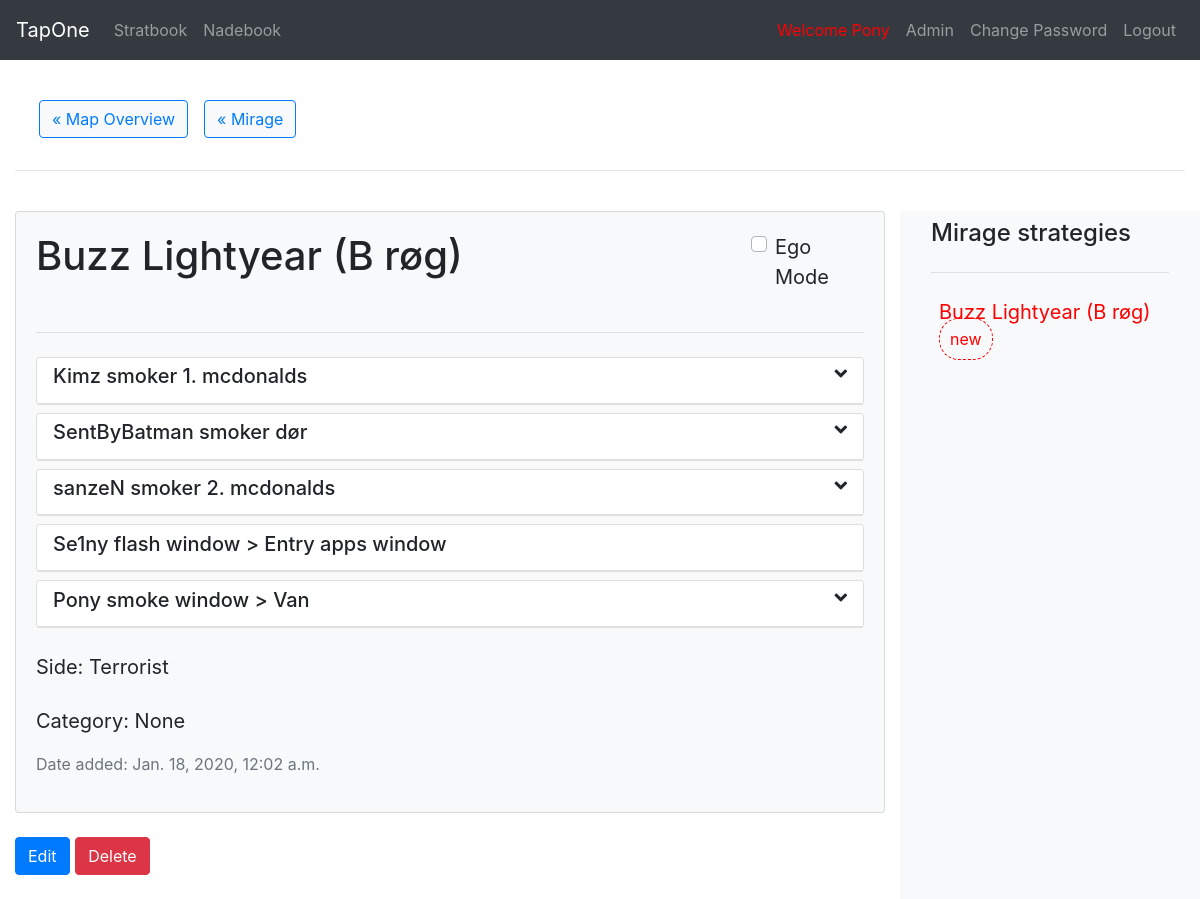
The page /stratbook/strat/1/ (signed in) on the database as committed earlier.
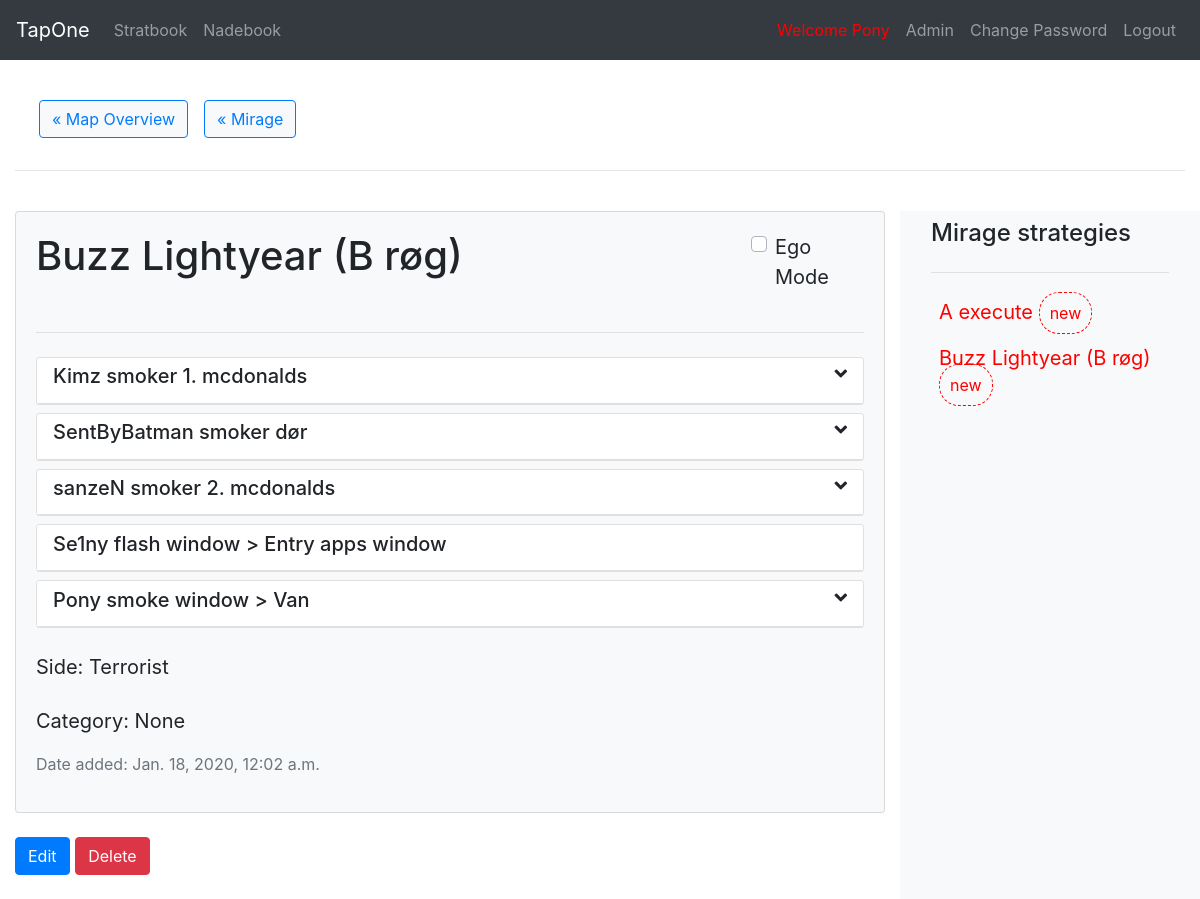
The same page on the database as committed later.
### StratBook/models.py (models this page shows, shortened)
class Bullet(models.Model):
    text = models.CharField(max_length=200, blank=True)
    strategy = models.ForeignKey(Strategy, on_delete=models.CASCADE)
    player = models.ForeignKey(get_user_model(),
            on_delete=models.SET_NULL, blank=True, null=True)
    nade = models.ForeignKey(Nade, on_delete=models.SET_NULL, blank=True, null=True)
    def replace_player_text(self):
        if self.player:
            name = self.player.username
            return self.text.replace("@player", name)
        else:
            return self.text

class Strategy(models.Model):
    TEAM_CHOICES = [
        ('T', 'Terrorist'),
        ('CT', 'Counter-Terrorist')
    ]
    map_name = models.ForeignKey(Map, on_delete=models.CASCADE)
    name = models.CharField(max_length=200)
    team = models.CharField(max_length=2, choices=TEAM_CHOICES)
    added_date = models.DateTimeField('date added', default=timezone.now)
    updated_date = models.DateTimeField('date added', default=timezone.now)
    category = models.ForeignKey(Category, null=True, blank=True, on_delete=models.SET_NULL)
    is_hidden = models.BooleanField(default=False)
    def team_text(self):
        for (t, name) in self.TEAM_CHOICES:
            if self.team == t:
                return name
    def is_new(self):
        time_between_insertion =  timezone.now() - self.updated_date
        return time_between_insertion.days < 7
    def bullets(self):
        return self.bullet_set.order_by(F('player__playerordering__number').asc(nulls_last=True))

class Map(models.Model):
    name = models.CharField(max_length=50)
    active_duty = models.BooleanField(default=True)
    img = models.ImageField(upload_to=map_directory_path, blank=True, null=True)
    def __str__(self):
        return self.name
    def ct_strategies(self):
        return self.strategy_set.filter(team='CT').order_by(F('category__ordering').asc(nulls_last=True), 'name')
    def t_strategies(self):
        return self.strategy_set.filter(team='T').order_by(F('category__ordering').asc(nulls_last=True), 'name')

### StratBook/views.py (the view)
# urls.py: path('strat/<int:pk>/', views.StrategyDetailView.as_view(), name="strat"),
@method_decorator(login_required, name='dispatch')
@method_decorator(permission_required('StratBook.view_strategy', raise_exception=True), name ='dispatch')
class StrategyDetailView(generic.DetailView):
    model = Strategy
    template_name = 'StratBook/strat_detail.html'
    context_object_name = 'strat'

### StratBook/models.py (called while the page is built)
    def get_setup_image_url(self):
        if (self.setup_img):
            return self.setup_img.url
        if (self.setup_img_link):
            return self.setup_img_link
        return ''

    def get_image_url(self):
        if (self.img):
            return self.img.url
        if (self.img_link):
            return self.img_link
        return ''

    def type_text(self):
        for (t, name) in self.NADE_TYPE_CHOICES:
            if self.nade_type == t:
                return name

    def has_setup(self):
        if (self.setup_img):
            return True
        elif (self.setup_img_link):
            return True
        else:
            return False

### StratBook/templates/StratBook/strat_detail.html (shortened to what this page needs)
{% extends "base.html" %}
{% load static %}
{% block content %}
<link rel="stylesheet" type="text/css" href={% static 'StratBook/css/strat_detail.css' %}>
{% include 'StratBook/_mini_nav.html' %}
<hr>
<div class="row">
  <div class="col-9">
    <div class="card bg-light mt-4">
      <div class="card-body">
        <div class="row">
          <div class="col-md-10">
            <h1 class="card-title">{{strat.name}}</h1>
          </div>
          <div class="col-md-2">
            <div class="custom-control custom-checkbox mb-4">
              <label class="custom-control-label" for="egoCheck">Ego Mode</label>
            </div>
          </div>
        </div>
        <hr>
        <p class="card-text">
          <div id="bullets">
            {% if not strat.bullet_set.all %}
              <p class="text-muted">
                <small>No description available for this strategy</small>
              </p>
            {% else %}
              {% for bullet in strat.bullets %}
                {% include 'StratBook/_bullet_card.html' %}
              {% endfor %}
            {% endif %}
          </div>
          <p class="team mt-4">Side: {{strat.team_text}}</p>
          <p class="team mt-4">Category: {{strat.category}}</p>
          <p class="date text-muted">
            <small>Date added: {{strat.added_date}}</small>
          </p>
        </p>
      </div>
    </div>
    {% if perms.StratBook.change_strategy %}
      <a class="btn btn-primary mb-4 mt-4" href={% url 'StratBook:update_strat' strat.id %}>Edit</a>
    {% endif %}
    {% if perms.StratBook.delete_strategy %}
      <a class="btn btn-danger mb-4 mt-4" href={% url 'StratBook:delete_strat' strat.id %}>Delete</a>
    {% endif %}
  </div>
  <div class="col-3 mt-4 bg-light">
    {% include 'StratBook/_detail_sidebar.html' %}
  </div>
</div>
{% endblock %}

### StratBook/templates/StratBook/_mini_nav.html (shortened to what this page needs)
<nav class="navbar navbar-expand-sm">
  <ul class="navbar-nav mr-auto">
    <li class="nav-link">
            <a class="btn btn-outline-primary btn-light"
                    href={% url 'StratBook:index' %}>&laquo Map Overview</a>
    </li>
    {% if strat %}
    <li class="nav-link">
      <a class="btn btn-outline-primary btn-light"
              href={% url 'StratBook:map' strat.map_name.id %}>&laquo; {{strat.map_name.name}}
    </li>
    {% elif map %}
    <li class="nav-link">
      <a class="btn btn-outline-primary btn-light"
              href={% url 'StratBook:map' map.id %}>&laquo; {{map.name}}
      </a>
    </li>
    {% endif %}
  </ul>
</nav>

### StratBook/templates/StratBook/_bullet_card.html (shortened to what this page needs)
<div class="row
      {% if bullet.player == user %}
      ego
      {% else %}
      selfless
      {% endif %}
        ">
  <div class="col">
    <div class="card mt-2">
      <a class="card-link" data-toggle="collapse" data-target="#collapse-{{bullet.id}}"
              aria-expanded="false" aria-controls="collapse-{{bullet.id}}">
        <div class="card-header bg-white" id="heading-{{bullet.id}}">
          <h5>{{bullet.replace_player_text}}
            {% if bullet.nade %}
            <span class="fas fa-angle-down float-right"></span>
            {% endif %}
          </h5>
        </div>
      </a>
    </div>
  </div>
</div>

### StratBook/templates/StratBook/_detail_sidebar.html (shortened to what this page needs)
<nav class="navbar navbar-expand-sm sticky-top">
  <div class="collapse navbar-collapse" id="sidemenu">
    <ul class="navbar-nav flex-column">
      <li><h4>{{strat.map_name}} strategies</h4></li>
      <li><hr></li>
      {% for t_strat in strat.map_name.t_strategies %}
      <li class="nav-item">
        <a class="nav-link t-link" href={% url 'StratBook:strat' t_strat.id %}>{{t_strat.name}}
          {% if t_strat.is_new %}
            <small class="new">new</small>
          {% endif %}
      </li>
      {% endfor %}
    </ul>
  </div>
</nav>

Rows that differ between the two databases and show on the page:
added Strategy: name "A execute", shows "new"
